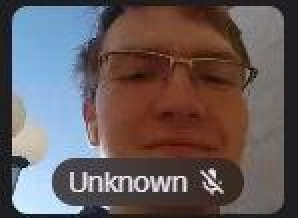
#> input picture photo.jpg, 149 x 109 px (shown 2 times larger)
$ python main.py
#> lines starting #> are read from the running program, lines starting #| are printed output that depends on the picture; after the words box and inside, x2 and y2 are one past the last pixel; in counts of white or black regions, pixels touching at a corner belong together
import cv2
import sys

def detect_faces(image_path):
    # Загружаем изображение
#> called with image_path = 'photo.jpg'
    image = cv2.imread(image_path)
#> image is the input picture: shape (109, 149, 3); mean B, G, R 92.5, 91.4, 102.3
    if image is None:
        print("Не удалось загрузить изображение.")
        return

    # Загрузка классификатора для обнаружения лиц
    face_cascade = cv2.CascadeClassifier(cv2.data.haarcascades + 'haarcascade_frontalface_default.xml')

    # Преобразуем изображение в оттенки серого
    gray_image = cv2.cvtColor(image, cv2.COLOR_BGR2GRAY)
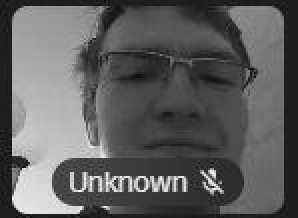
#> gray_image: shape (109, 149) (shown 2 times larger); min 5, max 251, mean 94.8

    # Обнаружение лиц
    faces = face_cascade.detectMultiScale(gray_image, scaleFactor=1.1, minNeighbors=5, minSize=(30, 30))
#> faces = [[47, 6, 81, 81]]

    print(f"Найдено {len(faces)} лиц(о) на изображении.")
#| Найдено 1 лиц(о) на изображении.

    # Рисуем прямоугольники вокруг лиц
    for (x, y, w, h) in faces:
        cv2.rectangle(image, (x, y), (x + w, y + h), (0, 255, 0), 2)
#> this loop made 1 pass
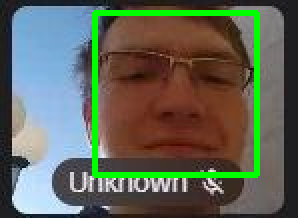
#> image: shape (109, 149, 3) (shown 2 times larger); 5.96% of pixels changed, all inside (x1, y1, x2, y2) = (46, 5, 130, 89)

    # Показываем изображение с выделенными лицами
    #cv2.imshow("Detected Faces", image)
    #cv2.waitKey(0)
    #cv2.destroyAllWindows()

if __name__ == "__main__":
    # Принимаем аргумент из командной строки или используем изображение из репозитория

    image_path = sys.argv[1] if len(sys.argv) > 1 else "photo.jpg"
    detect_faces(image_path)
